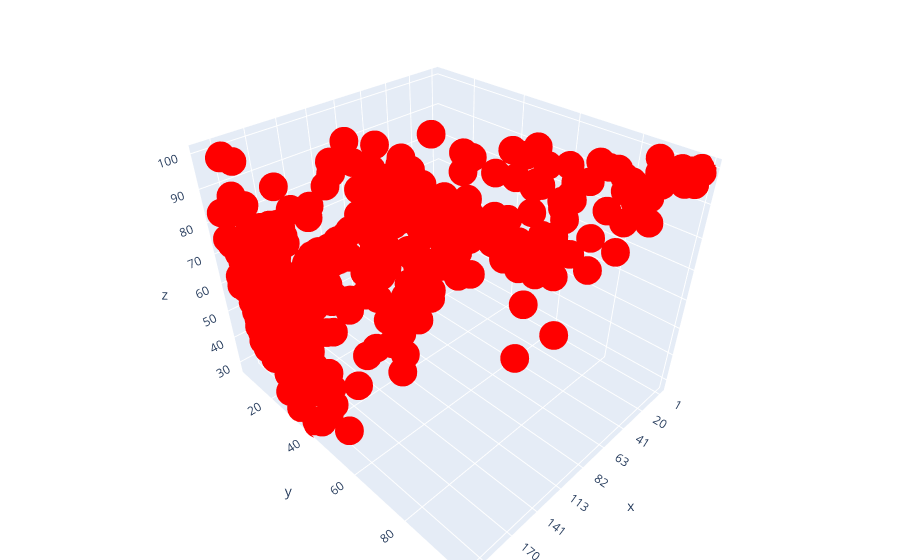

The notebook cell saved with this chart:
### Markdown cell above
Bazı durumlarda 2D data'yı anlamak için yeterli olmuyor. Bu durumda bir boyut daha eklemek data'nın anlaşılabilirliği artırabilir. 3 boyutlu x,y,z ekseninde bir plot var. Rengi eklersek 4 boyuta çıkar ve birde scatter'ların point'lerinin size'ını eklersek 5 boyuta çıkar. Ama aşağıdaki uygulamamızda size'ı eklemicez.

### Code cell
from plotly.offline import iplot

dataframe = timesData[timesData.year == 2015]

trace1 = go.Scatter3d(
    x=dataframe.world_rank,
    y=dataframe.research,
    z=dataframe.citations,
    mode='markers',
    marker=dict(
        size=10,
        color='rgb(255,0,0)',
    )
)

data = [trace1]
layout = go.Layout(
    margin=dict(  #kenarlardan bırakılan boşluktur.
        l=0,
        r=0,
        b=0,
        t=0  
    )
    
)
fig = go.Figure(data=data, layout=layout)
iplot(fig)

### Figure 1 — Plotly figure (JSON) as saved in the notebook; plotly's stock layout.template omitted (floating-point values rounded to 4 significant figures; data arrays with more than 128 entries replaced by an {"elided": "..."} marker saying what was removed)
{"data": [{"marker": {"color": "rgb(255,0,0)", "size": 10}, "mode": "markers", "type": "scatter3d", "x": {"elided": "401 str values"}, "y": {"elided": "401 float values"}, "z": {"elided": "401 float values"}}], "layout": {"margin": {"b": 0, "l": 0, "r": 0, "t": 0}}}
